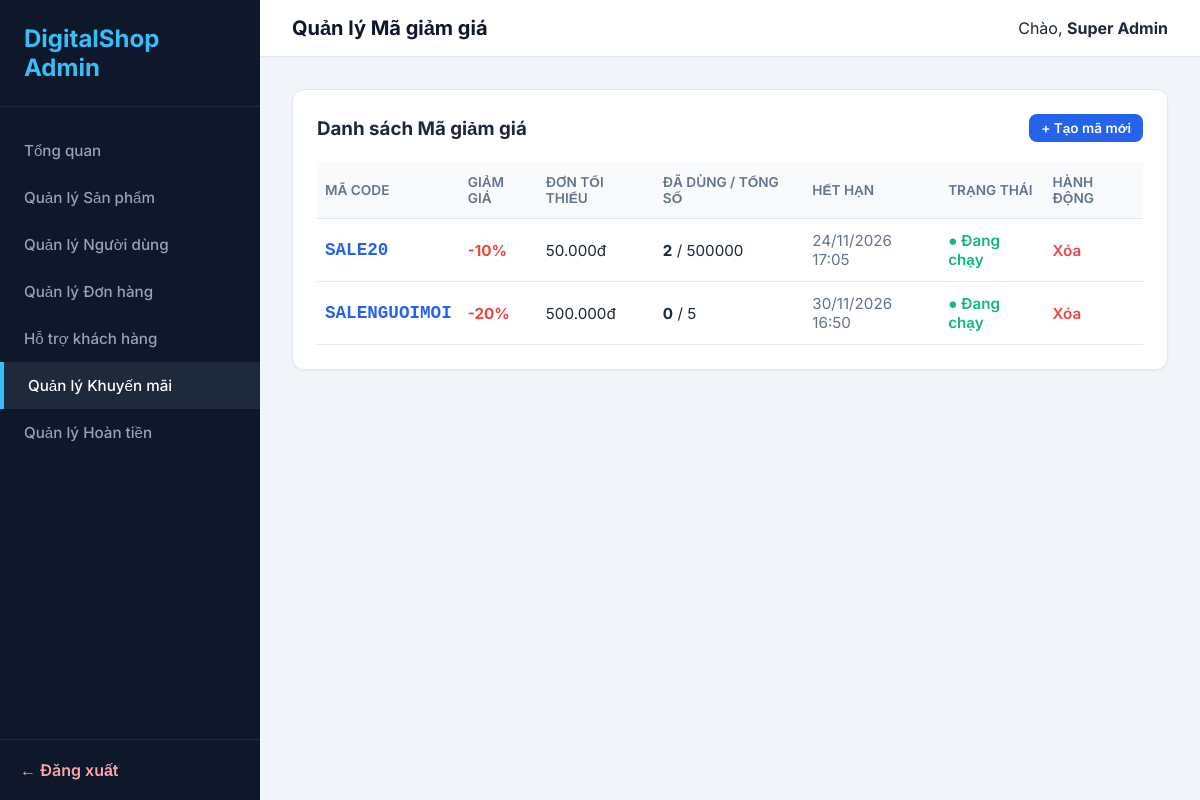
Page /admin/pages/coupons.php (signed in) on the committed database.
### tables this page shows
CREATE TABLE `coupons` (
  `id` int(11) UNSIGNED NOT NULL,
  `code` varchar(50) NOT NULL,
  `discount_type` enum('percent','fixed') NOT NULL DEFAULT 'percent',
  `discount_value` bigint(20) NOT NULL,
  `min_order_value` bigint(20) DEFAULT 0,
  `usage_limit` int(11) DEFAULT 0,
  `used_count` int(11) DEFAULT 0,
  `expires_at` datetime DEFAULT NULL,
  `status` enum('active','hidden') DEFAULT 'active',
  `created_at` datetime DEFAULT current_timestamp()
);

### shared/bootstrap-admin.php (called while the page is built, shortened)
<?php
$host = '127.0.0.1'; $dbname = 'digital_shop'; $user = 'root'; $pass = '';
try {
    $db = new PDO("mysql:host=$host;dbname=$dbname;charset=utf8mb4", $user, $pass);
    $db->setAttribute(PDO::ATTR_ERRMODE, PDO::ERRMODE_EXCEPTION);
    $db->setAttribute(PDO::ATTR_DEFAULT_FETCH_MODE, PDO::FETCH_ASSOC);
} catch (Exception $e) { die("Lỗi DB: " . $e->getMessage()); }
function e($s) { return htmlspecialchars($s ?? '', ENT_QUOTES, 'UTF-8'); }
function money($amount) { return number_format($amount, 0, ',', '.') . 'đ'; }
function is_admin_logged_in() { return isset($_SESSION['admin_id']); }
function current_admin() {
    global $db;
    $stmt = $db->prepare("SELECT * FROM admins WHERE id = ?");
    $stmt->execute([$_SESSION['admin_id']]);
    return $stmt->fetch();
}
function admin_view($template, $data = []) {
    extract($data);
    require __DIR__ . '/../admin/views/layouts/admin.php';
}

### admin/pages/coupons.php (called while the page is built, shortened)
<?php
require __DIR__ . '/../../shared/bootstrap-admin.php';
$coupons = $db->query("SELECT * FROM coupons ORDER BY created_at DESC")->fetchAll();
admin_view('coupons', [
    'title' => 'Quản lý Mã giảm giá',
    'coupons' => $coupons
]);

### admin/views/coupons.php (the view, shortened to what this page needs)
<div class="data-card" style="padding: 24px;">
    <div style="display: flex; justify-content: space-between; align-items: center; margin-bottom: 20px;">
        <h3>Danh sách Mã giảm giá</h3>
        <a href="<?= ADMIN_BASE ?>/pages/coupon-add.php" class="btn btn-primary btn-sm">+ Tạo mã mới</a>
    </div>
    <table style="width: 100%; border-collapse: collapse; text-align: left;">
        <thead>
            <tr style="border-bottom: 1px solid #e2e8f0;">
                <th style="padding: 12px 8px;">Mã Code</th>
                <th style="padding: 12px 8px;">Giảm giá</th>
                <th style="padding: 12px 8px;">Đơn tối thiểu</th>
                <th style="padding: 12px 8px;">Đã dùng / Tổng số</th>
                <th style="padding: 12px 8px;">Hết hạn</th>
                <th style="padding: 12px 8px;">Trạng thái</th>
                <th style="padding: 12px 8px;">Hành động</th>
            </tr>
        </thead>
        <tbody>
            <?php if (empty($coupons)): ?>
                <tr><td colspan="7" style="text-align: center; padding: 20px;">Chưa có mã giảm giá nào.</td></tr>
            <?php else: ?>
                <?php foreach ($coupons as $c): ?>
                <tr style="border-bottom: 1px solid #f1f5f9;">
                    <td style="padding: 12px 8px; font-weight: 700; color: #2563eb; font-family: monospace; font-size: 1.1rem;"><?= e($c['code']) ?></td>
                    <td style="padding: 12px 8px;">
                        <?php if ($c['discount_type'] == 'percent'): ?>
                            <span style="color: #ef4444; font-weight: 700;">-<?= $c['discount_value'] ?>%</span>
                        <?php else: ?>
                            <span style="color: #ef4444; font-weight: 700;">-<?= money($c['discount_value']) ?></span>
                        <?php endif; ?>
                    </td>
                    <td style="padding: 12px 8px;"><?= money($c['min_order_value']) ?></td>
                    <td style="padding: 12px 8px;"><strong><?= $c['used_count'] ?></strong> / <?= $c['usage_limit'] == 0 ? '∞' : $c['usage_limit'] ?></td>
                    <td style="padding: 12px 8px; color: #64748b;"><?= $c['expires_at'] ? date('d/m/Y H:i', strtotime($c['expires_at'])) : 'Không có' ?></td>
                    <td style="padding: 12px 8px;">
                        <?php if ($c['status'] == 'active'): ?>
                            <span style="color: #10b981; font-weight: 600;">● Đang chạy</span>
                        <?php else: ?>
                            <span style="color: #64748b; font-weight: 600;">○ Đã ẩn</span>
                        <?php endif; ?>
                    </td>
                    <td style="padding: 12px 8px;">
                        <a href="<?= ADMIN_BASE ?>/pages/coupons.php?delete_id=<?= $c['id'] ?>" onclick="return confirm('Bạn có chắc muốn xóa mã này?');" style="color:#ef4444; text-decoration: none; font-weight: 600;">Xóa</a>
                    </td>
                </tr>
                <?php endforeach; ?>
            <?php endif; ?>
        </tbody>
    </table>
</div>

### admin/views/layouts/admin.php (shortened to what this page needs)
<!DOCTYPE html>
<html lang="vi">
<head>
    <link rel="stylesheet" href="<?= ADMIN_BASE ?>/assets/css/admin.css">
</head>
<body>
    <aside class="sidebar">
        <a href="<?= ADMIN_BASE ?>/index.php" class="sidebar-logo">DigitalShop Admin</a>
        <ul class="sidebar-menu">
            <li><a href="<?= ADMIN_BASE ?>/index.php" class="<?= (basename($_SERVER['PHP_SELF']) == 'index.php') ? 'active' : '' ?>">Tổng quan</a></li>
            <li><a href="<?= ADMIN_BASE ?>/pages/products.php" class="<?= (basename($_SERVER['PHP_SELF']) == 'products.php') ? 'active' : '' ?>">Quản lý Sản phẩm</a></li>
            <li><a href="<?= ADMIN_BASE ?>/pages/users.php" class="<?= (basename($_SERVER['PHP_SELF']) == 'users.php' || basename($_SERVER['PHP_SELF']) == 'user-detail.php') ? 'active' : '' ?>">Quản lý Người dùng</a></li>
            <li><a href="<?= ADMIN_BASE ?>/pages/orders.php" class="<?= (basename($_SERVER['PHP_SELF']) == 'orders.php' || basename($_SERVER['PHP_SELF']) == 'order-detail.php') ? 'active' : '' ?>">Quản lý Đơn hàng</a></li>
            <li><a href="<?= ADMIN_BASE ?>/pages/tickets.php" class="<?= (basename($_SERVER['PHP_SELF']) == 'tickets.php' || basename($_SERVER['PHP_SELF']) == 'ticket-detail.php') ? 'active' : '' ?>">Hỗ trợ khách hàng</a></li>
            <li><a href="<?= ADMIN_BASE ?>/pages/coupons.php" class="<?= (basename($_SERVER['PHP_SELF']) == 'coupons.php') ? 'active' : '' ?>">Quản lý Khuyến mãi</a></li>
            <li>
    <a href="<?= ADMIN_BASE ?>/pages/refunds.php" class="<?= (basename($_SERVER['PHP_SELF']) == 'refunds.php') ? 'active' : '' ?>">
        Quản lý Hoàn tiền
    </a>
</li>
        </ul>
        <div class="sidebar-footer"><a href="<?= ADMIN_BASE ?>/logout.php">← Đăng xuất</a></div>
    </aside>
    <main class="main-content">
        <header class="topbar">
            <h2><?= e($title ?? 'Dashboard') ?></h2>
            <div>Chào, <strong><?= e(current_admin()['name']) ?></strong></div>
        </header>
        <div class="content-area">
            <?php require __DIR__ . '/../' . $template . '.php'; ?>
        </div>
    </main>
</body>
</html>

### admin/assets/css/admin.css (style rules this page uses)
* { box-sizing: border-box; margin: 0; padding: 0; }
body { font-family: 'Inter', sans-serif; background: #f1f5f9; color: #1e293b; display: flex; min-height: 100vh; }
.sidebar { width: 260px; background: #0f172a; color: #fff; display: flex; flex-direction: column; position: fixed; height: 100vh; }
.sidebar-logo { padding: 24px; font-size: 1.5rem; font-weight: 700; border-bottom: 1px solid #1e293b; color: #38bdf8; text-decoration: none; }
.sidebar-menu { list-style: none; padding: 20px 0; flex: 1; }
.sidebar-menu a { display: block; padding: 14px 24px; color: #94a3b8; text-decoration: none; font-weight: 500; transition: 0.2s; font-size: 0.95rem; }
.sidebar-menu a:hover, .sidebar-menu a.active { background: #1e293b; color: #fff; border-left: 4px solid #38bdf8; }
.sidebar-footer { padding: 20px; border-top: 1px solid #1e293b; }
.sidebar-footer a { color: #fca5a5; text-decoration: none; font-weight: 600; }
.main-content { flex: 1; margin-left: 260px; display: flex; flex-direction: column; }
.topbar { background: #fff; padding: 16px 32px; display: flex; justify-content: space-between; align-items: center; border-bottom: 1px solid #e2e8f0; }
.topbar h2 { font-size: 1.25rem; font-weight: 700; color: #0f172a; }
.content-area { padding: 32px; }
.data-card { background: #fff; border-radius: 12px; border: 1px solid #e2e8f0; overflow: hidden; box-shadow: 0 1px 3px rgba(0,0,0,0.05); }
table { width: 100%; border-collapse: collapse; text-align: left; }
th { background: #f8fafc; padding: 16px 24px; font-size: 0.85rem; color: #64748b; text-transform: uppercase; font-weight: 600; border-bottom: 1px solid #e2e8f0; }
td { padding: 16px 24px; border-bottom: 1px solid #e2e8f0; font-size: 0.95rem; }
.btn { padding: 10px 20px; border-radius: 8px; font-weight: 600; cursor: pointer; border: none; font-size: 0.95rem; text-decoration: none; display: inline-block; }
.btn-primary { background: #2563eb; color: #fff; }
.btn-sm { padding: 6px 12px; font-size: 0.85rem; }

### rows in the picture
coupons: code "SALE20", discount_value "10", min_order_value "50.000đ", used_count "2", usage_limit "500000", expires_at "24/11/2026 17:05", status "● Đang chạy"
coupons: code "SALENGUOIMOI", discount_value "20", min_order_value "500.000đ", used_count "0", usage_limit "5", expires_at "30/11/2026 16:50", status "● Đang chạy"

### other values in the picture
$title "Quản lý Mã giảm giá"
current_admin()['name'] "Super Admin"
